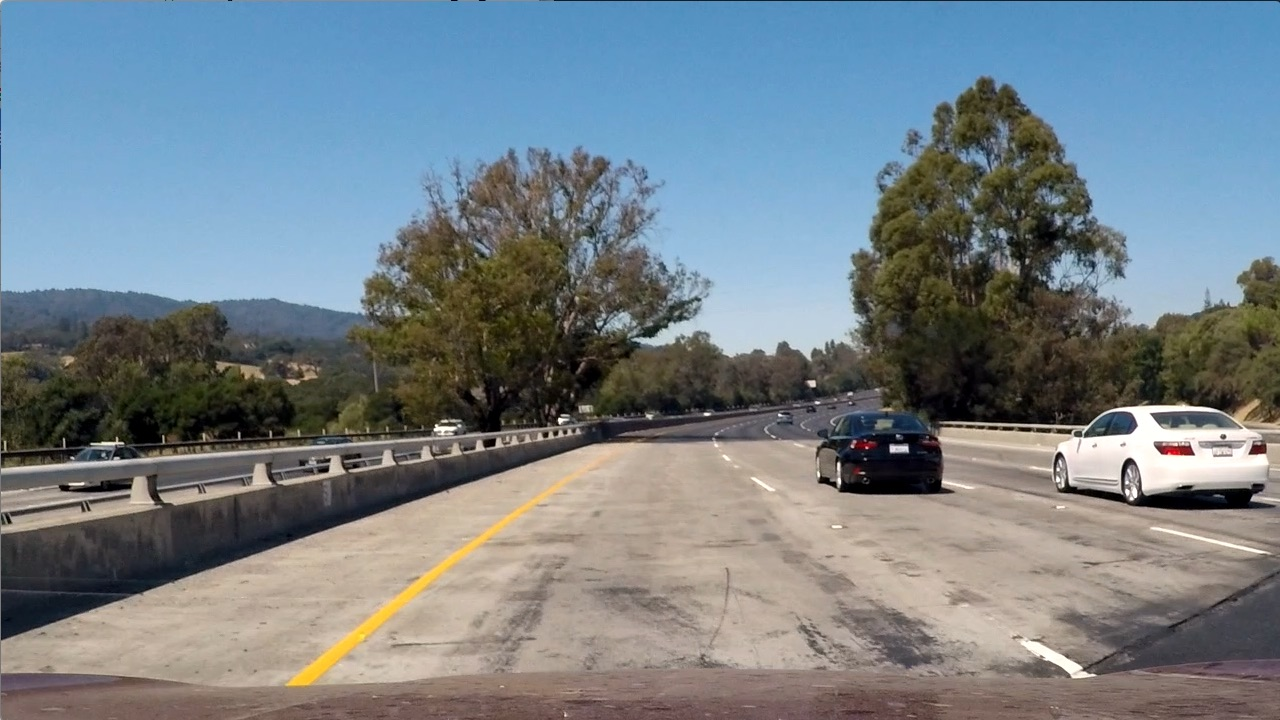
#> input picture Module : Lane Detection and Marking/test_images/test1.jpg, 1280 x 720 px; the run also reads 1 picture not shown here
$ jupyter execute --allow-errors 'Lane Detection and Marking.ipynb'   (shell and % lines are left out)   (older library calls are emulated)
#> lines starting #> are read from the running program, lines starting #| are printed output that depends on the picture; after the words box and inside, x2 and y2 are one past the last pixel; in counts of white or black regions, pixels touching at a corner belong together
# Title: Marking lane lines

## I. Problem Statement:


  Detect highway lane lines from a video stream in a variety of conditions, including changing road surfaces, curved roads, and variable lighting. Use OpenCV image analysis techniques to identify lines, including Soble / Canny edge detection, camera calibration and transforms, as well as filters, polynomial fits.

## II. Outcome:
 Autonomous vehicle must follow the lane rules. To enable this code will detect lane departure, curvature etc.

## III. Table of contents:
* Description of libraries used.
* Compute the camera calibration matrix and distortion coefficients given a set of chessboard images.
* Apply a perspective transform to rectify binary image ("birds-eye view").
* Use color transforms, gradients, etc., to create a thresholded binary image.
* Detect lane pixels and fit to find the lane boundary.
* Determine the curvature of the lane and vehicle position with respect to center.
* Warp the detected lane boundaries back onto the original image.
* Output visual display of the lane boundaries and numerical estimation of lane curvature and vehicle position.
* Future Improvements
* References

### 1. Libraries used:
    1.1 matplotlib
    1.2 numpy
    1.3 cv2
    1.4 moviepy
    1.5 imageio
    1.6 pickle


[cell 1]
import matplotlib.pyplot as plt

Provides a MATLAB-like plotting framework. This is very convenient for interactive work as mathematical plots can
be easily done.
This imports the module "matplotlib.pyplot" and binds that to the name "plt".

[cell 2]
import matplotlib.image as mpimg

This image module supports basic image loading, rescaling and display operations. This imports the module "matplotlib.image" and binds that to the name "mpimg"

[cell 3]
import cv2

OpenCV (Open Source Computer Vision) is a library of programming functions mainly aimed at real-time computer vision.
OpenCV has a modular structure, which means that the package includes several shared or static libraries.

[cell 4]
import numpy as np

NumPy is a library for the Python programming language, adding support for large, multi-dimensional arrays and matrices, along with a large collection of high-level mathematical functions to operate on these arrays. It is the short form for numerical python package.

[cell 5]
import pickle

“Pickling” is the process whereby a Python object hierarchy is converted into a byte stream, and “unpickling” is the inverse operation, whereby a byte stream is converted back into an object hierarchy. Pickling (and unpickling) is alternatively known as “serialization”, “marshalling,” or “flattening”, however, to avoid confusion, the terms used here are “pickling” and “unpickling”.

## 2. Calibration

1) Today’s cheap pinhole cameras introduces a lot of   distortion    to images. Two major distortions are radial distortion and tangential distortion.

* Radial distortion: Real cameras use curved lenses to form an image, and light rays often bend a little too much or too little at the edges of these lenses. This creates an effect that distorts the edges of images, so that lines or objects appear more or less curved than they actually are. This is called radial distortion, and it’s the most common type of distortion.

* Tangential distortion: This occurs when a camera’s lens is not aligned perfectly parallel to the imaging plane, where the camera film or sensor is. This makes an image look tilted so that some objects appear farther away or closer than they actually are.

2) Important input data needed for camera calibration is a set of 3D real world points and its corresponding 2D image points. 3D points are called object points and 2D image points are called image points.

* **2D image points** can be easily found from the image. (eg. These image points are locations where two black squares touch each other in chess boards.)

* For obtaining **3D object points** images are taken from a static camera and chess boards are placed at different locations and orientations. So we need to know (X,Y,Z) values. But for simplicity, we can say chess board was kept stationary at XY plane, (so Z=0 always) and camera was moved accordingly. This consideration helps us to find only X,Y values. Now for X,Y values, we can simply pass the points as (0,0), (1,0), (2,0), ... which denotes the location of points. In this case, the results we get will be in the scale of size of chess board square. But if we know the square size, (say 30 mm), and we can pass the values as (0,0),(30,0),(60,0),..., we get the results in mm.

3) This result of chessboard calibration stored into a pickle file.

[cell 6]
with open("camera_calibration_result.p", mode='rb') as f:
#> (reads Module : Lane Detection and Marking/camera_calibration_result.p from the repository)
    camera_calib = pickle.load(f)

mtx = camera_calib["mtx"] #camera matrix
dist = camera_calib["dist"] #distortion coefficients

## 3. Birds eye view

1) It is used to warp the image, as if it is seem from above. That is because makes more sense to fit a curve on the lane from this point of view, then unwarp to return to the original view.

2) Here we are considering the camera is mounted in a fixed position, and the relative position of the lanes are always the same.

3) The opencv function warp needs 4 origins and destinations points.
* The origins are like a trapezium containing the lane. The destination is a rectangle.
* 4 points in the original camera image(origins), and then stretching the image such that the region between the 4 points forms a rectangular section(destination).

<div class="alert alert-block alert-warning">
M = cv2.getPerspectiveTransform(src,dst)
</div>
Returns M which is transformation matrix.

<div class="alert alert-block alert-warning">
warped_image = cv2.warpPerspective(img,M,img_size)
</div>

warped image is top view, which is not as clear as source but clear enough to mark lanes.

## 4. Binary Thresholding for finding lane lines:

### 4.1) Color Selection (In-range binary)

* In previous module region of interest was used to eliminate parts of image other than road. Region was a trapezium, worked well for the sraight roads. For curved road above solution is not optimal.

* We use color and gradient thresholds to filter out what we don’t want. We know some features of the lanes: they are white or yellow. There is a high contrast between road and lanes. And they form an angle: they are not totally vertical or horizontal in image.

* We do a color threshold filter to pick only yellow and white elements,using opencv convert color to HSV space (Hue, Saturation and Value).

* The HSV dimension is suitable to do this, because it isolates
  * Color(hue),
  * Amount of color (saturation) and
  * Brightness (value).

We define the range of yellow independent on the brightness (for example, in shadow or under the sun).

Therefore, by converting images to HSV scale, good color discrimination can be obtained.

[cell 7]
def hsv_color_thresh(img, threshLow, threshHigh):

    imgHSV = cv2.cvtColor(img, cv2.COLOR_RGB2HSV)
    binary_output = np.zeros((img.shape[0], img.shape[1])) #blank image

    #compare Hue = imgHSV[:,:,0], Saturation = imgHSV[:,:,1], Value = imgHSV[:,:,2] with threshold values
    binary_output[(imgHSV[:,:,0] >= threshLow[0]) & (imgHSV[:,:,0] <= threshHigh[0]) & (imgHSV[:,:,1] >= threshLow[1])  & (imgHSV[:,:,1] <= threshHigh[1])  & (imgHSV[:,:,2] >= threshLow[2]) & (imgHSV[:,:,2] <= threshHigh[2])] = 1

    return binary_output #Return a binary image of threshold result

Test yellow mask as
<div class="alert alert-block alert-warning">
yellow_low = np.array([0,100,100])

yellow_high = np.array([50,255,255])
</div>
and white mask as
<div class="alert alert-block alert-warning">
white_low = np.array([18,0,180])

white_high = np.array([255,80,255])
</div>
As both the masks are very robust to different lighting conditions because different lighting images of yellow color are generated by changing the brightness channel, while keeping the hue or color channel fixed. Figures below show the effect of applying our yellow mask for different lighting conditions.

[cell 8]
#Example of color thresholds
img = cv2.imread("test_images/test1.jpg")
#> img is the input picture: shape (720, 1280, 3); mean B, G, R 135.5, 128.7, 117.5
imgRGB = cv2.cvtColor(img, cv2.COLOR_BGR2RGB) #Converting BGR read by imread() to RGB

print("Example of color thresholds")

yellow_low = np.array([0,100,100])   #light yellow
yellow_high = np.array([50,255,255]) #darker shade

white_low = np.array([18,0,180])
white_high = np.array([255,80,255])

imgThres_yellow = hsv_color_thresh(imgRGB,yellow_low,yellow_high)
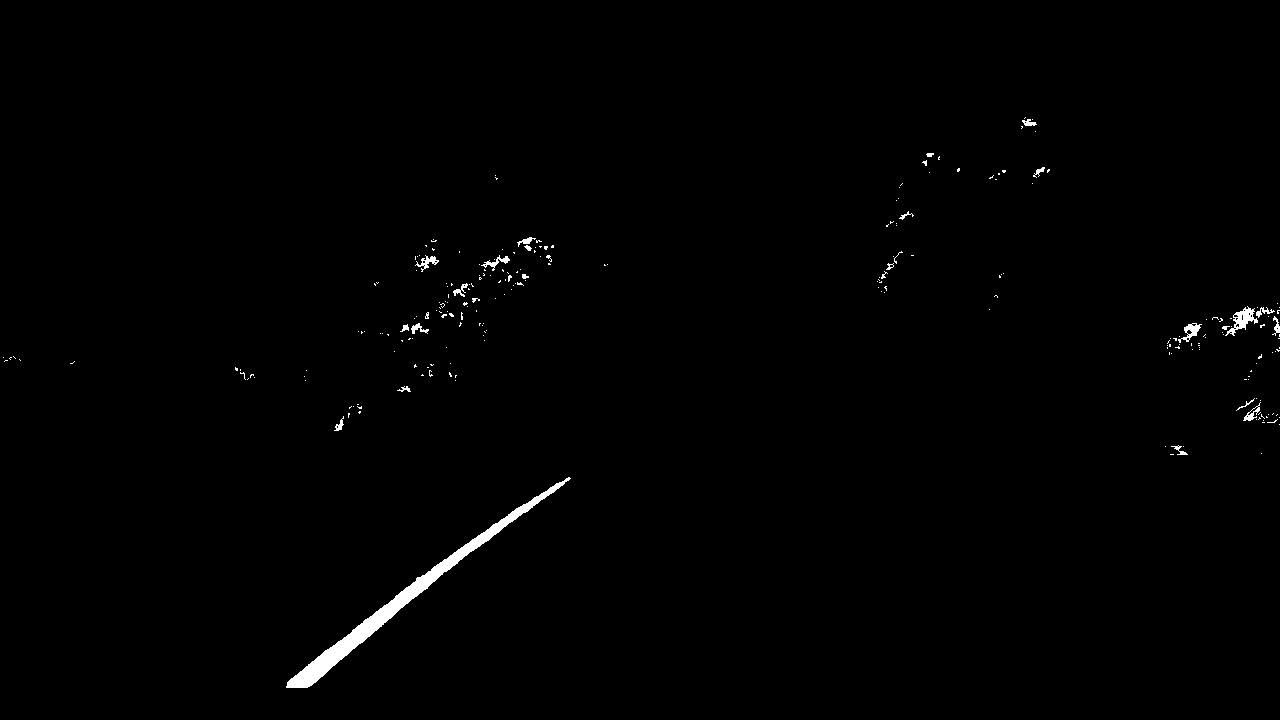
#> imgThres_yellow: shape (720, 1280) float64; values 0 (black) and 1 (white), 0.73% white; 247 white regions (221 under 20 px), largest, box (x1, y1, x2, y2) and area: (286, 477, 571, 688) 4097, (1225, 306, 1258, 336) 351, (1178, 323, 1202, 343) 180
imgThres_white = hsv_color_thresh(imgRGB,white_low,white_high)
#> imgThres_white: shape (720, 1280) float64; values 0 (black) and 1 (white), 6.3% white; 657 white regions (556 under 20 px), largest, box (x1, y1, x2, y2) and area: (629, 194, 880, 361) 18047, (1, 171, 433, 315) 15998, (1086, 183, 1280, 329) 10056

imgThres_both =np.zeros_like(imgThres_yellow)
imgThres_both[(imgThres_yellow==1) | (imgThres_white==1)] =1 #adding both masks

plt.figure(figsize=(15,15))

plt.subplot(4,1,1)
plt.title("Original Image")
plt.imshow(imgRGB)

plt.subplot(4,1,2)
plt.title("Example of yellow mask")
plt.imshow(imgThres_yellow,cmap ='gray')


plt.subplot(4,1,3)
plt.title("Example of white mask")
plt.imshow(imgThres_white,cmap ='gray')


plt.subplot(4,1,4)
plt.title("Example of combined mask")
plt.imshow(imgThres_both,cmap ='gray')

plt.show()

### 4.2) Edge Filter (Threshold Binary)

4.2.1) Sobel edge detection:

1) The color masks above are good to choose lane markings, if there are no other yellow or white markings on the road. This is not always possible because roads can have writings in white or yellow on them. Therefore to avoid confusion we also used Sobel filters for edge detection. Sobel filters are used in image processing to obtain edges in an image by performing 2-D convolution of the original image and Sobel operator (or filters).


2) Sobel filter along x- and y- directions give gradient or change in image’s intensity along x- and y- directions. These intensities can then be thresholded by magnitude and direction to obtain a binary image that is equal to 1 only at edges. We will apply Sobel filters and threshold the magnitude of the gradients in x- and y- directions for S and L channels of HLS image. We chose HLS channel because in previous experimentation, HLS colorspace was found to be most robust for detecting edges.

Note: It's not entirely necessary to convert to 8-bit (range from 0 to 255) but in practice, it can be useful in the event that you've written a function to apply a particular threshold, and you want it to work the same on input images of different scales, like jpg vs. png. You could just as well choose a different standard range of values, like 0 to 1 etc.

[cell 9]
def sobel_x(img, sobel_kernel=3,min_thres = 20, max_thres =100):

    #Convert to grayscale
#> called with sobel_kernel = 9, min_thres = 80, max_thres = 220
    imghsl = cv2.cvtColor(img, cv2.COLOR_RGB2HLS)
#> imghsl: shape (720, 1280, 3); mean of channels 0, 1, 2 60.2, 126.7, 74.4

    #Channels L and S from HLS
    sobelx1 = cv2.Sobel(imghsl[:,:,1], cv2.CV_64F, 1,0, ksize=sobel_kernel) #for L channel
    sobelx2 = cv2.Sobel(imghsl[:,:,2], cv2.CV_64F, 1,0, ksize=sobel_kernel)

    #Convert the absolute value image to 8-bit: Scale to 8-bit (0 - 255) and convert to type = np.uint8
    scaled_sobelx1 = np.uint8(255*sobelx1/ np.max(sobelx1))
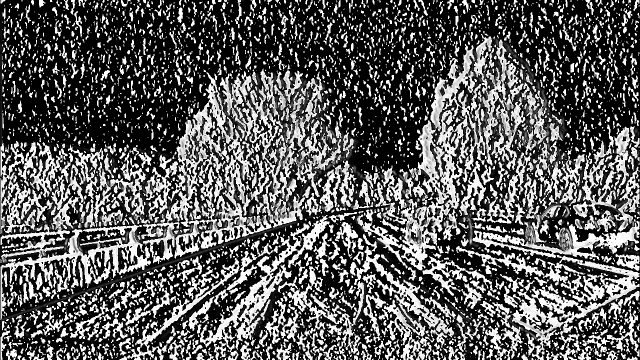
#> scaled_sobelx1: shape (720, 1280) (shown at 1/2 size); min 0, max 255, mean 91
    scaled_sobelx2 = np.uint8(255*sobelx2/ np.max(sobelx2))
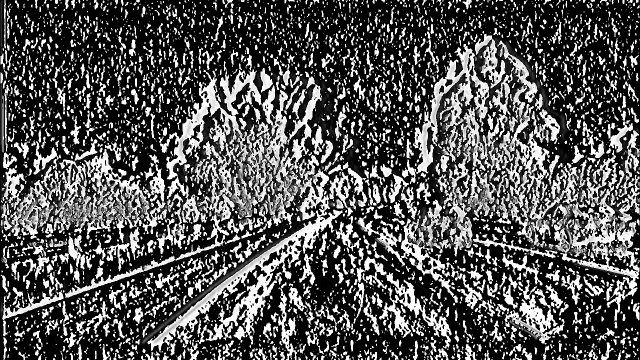
#> scaled_sobelx2: shape (720, 1280) (shown at 1/2 size); min 0, max 255, mean 83.8

    #Create a binary mask where magnitude thresholds are met
    binary_outputx1 = np.zeros_like(scaled_sobelx1)
    binary_outputx1[(scaled_sobelx1 >= min_thres) & (scaled_sobelx1 <= max_thres)] = 1

    binary_outputx2 = np.zeros_like(scaled_sobelx2)
    binary_outputx2[(scaled_sobelx2 >= min_thres) & (scaled_sobelx2 <= max_thres)] = 1

    binary_output = np.zeros_like(scaled_sobelx1)
    binary_output[(binary_outputx1 ==1) | (binary_outputx2 ==1)]=1
    #Return this mask as your binary_output image
    return binary_output

Apply a Sobel filter in the X direction to get image edges that match the direction of the lane lines. Module has only the x direction threshold, because some other directional thresholds included a lot of noise.

[cell 10]
plt.figure(figsize=(10,8))

img = cv2.imread("test_images/test1.jpg")
imgRGB = cv2.cvtColor(img, cv2.COLOR_BGR2RGB)

#Sobel x only
imgThr = sobel_x(imgRGB,9,80,220) #Sobel x
#> imgThr: shape (720, 1280); values 0 (black) and 1 (white), 4.3% white; 1847 white regions (1365 under 20 px), largest, box (x1, y1, x2, y2) and area: (307, 478, 574, 686) 1816, (864, 170, 886, 259) 740, (1116, 456, 1145, 503) 628

print("Examples of Sobel filter")
plt.figure(figsize=(30,20))

plt.subplot(5,1,1)
plt.title('Original Image')
fig =plt.imshow(imgRGB)


plt.subplot(5,1,2)
plt.title('Sobel x only threshold Image')
fig =plt.imshow(imgThr,cmap = 'gray')

plt.show()

### 4.2.2) Canny edge detection
    1. Canny() parses the pixel values according to their directional derivative (i.e. gradient). Leaving behind the edges or where there is a steep derivative in at least one direction. High and low threshold determine a minimum difference in intensity to establish an edge and to form a contiguous extension of an established  edge, respectively.

    2. Image blurring is achieved by convolving the image with a low-pass filter kernel. It is useful for removing noises. It actually removes high frequency content (eg: noise, edges) from the image. We should specify the width and height of kernel which should be positive and odd. This makes only truly contrasting parts of the picture stand out for next steps. This helps smooth out the overall numbers in the image matrix that defines this picture. The kernel_size is the amount of blur to be applied. The bigger the kernel size blurry the output.

    3. cvtColor() converts image from one color space to another. Here, the image is converted to grayscale. The converted image is assigned to a variable 'gray_image'.

[cell 11]
# Canny edge detector
def canny(img, low_threshold, high_threshold):
#> called with low_threshold = 50, high_threshold = 150
    return cv2.Canny(img, low_threshold, high_threshold)
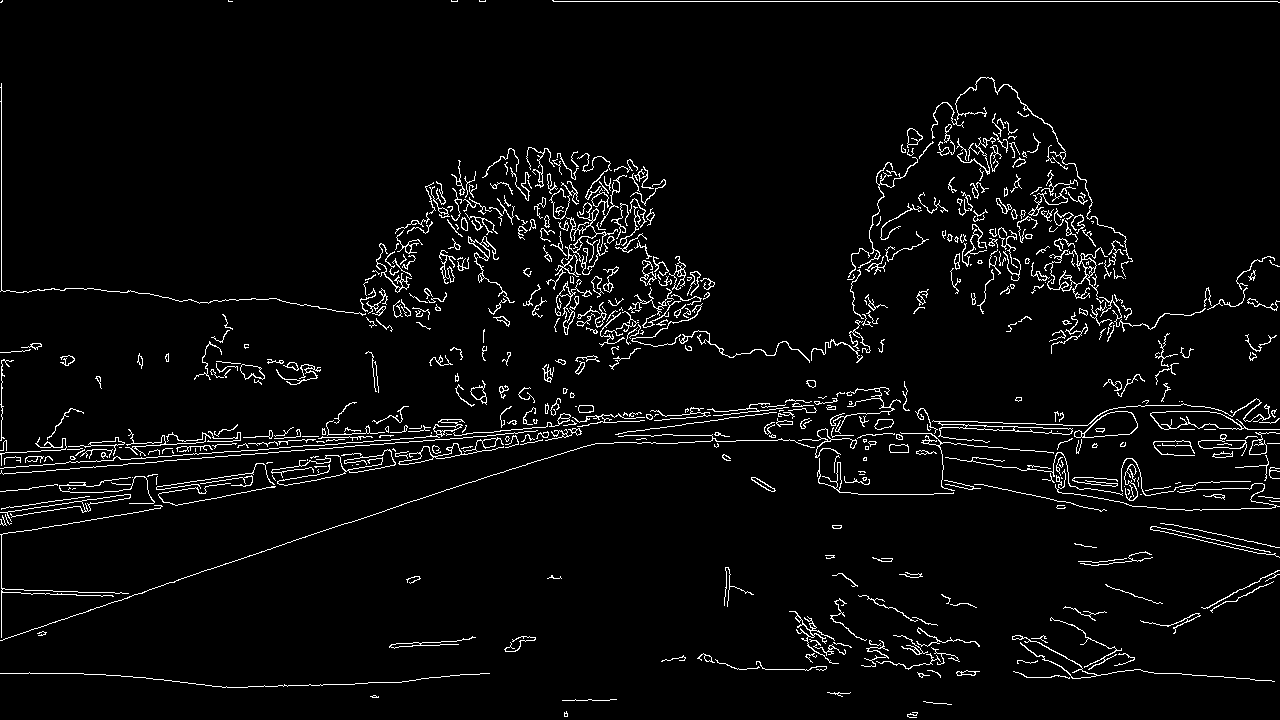
#> returned value: shape (720, 1280); 4.1% white in thin lines or dots


def gaussian_blur(img, kernel_size=5):
    return cv2.GaussianBlur(img, (kernel_size, kernel_size), 0)

def run_canny(img, kernel_size=5, low_thresh=50, high_thresh=150):
    gray = cv2.cvtColor(img, cv2.COLOR_RGB2GRAY)

    # Apply a Gaussian Blur
    gausImage = gaussian_blur(gray, kernel_size)

    # Run the canny edge detection
    cannyImage = canny(gausImage, low_thresh, high_thresh)

    return cannyImage

#### Testing canny edge detection

[cell 12]
plt.figure(figsize=(10,8))

img = cv2.imread("test_images/test1.jpg")
cannyImage = run_canny(img, kernel_size=5, low_thresh=50, high_thresh=150)

print("Examples of Canny edge detection filter")
plt.figure(figsize=(30,20))

plt.subplot(5,1,1)
plt.title('Original Image')
fig =plt.imshow(imgRGB)


plt.subplot(5,1,2)
plt.title('Canny edge Image')
fig =plt.imshow(imgThr,cmap = 'gray')

plt.show()
#> (the rest of the program and of its run is left out)
